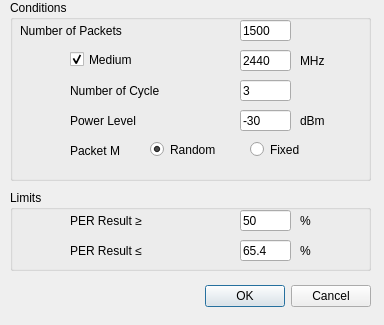
<?xml version="1.0" encoding="UTF-8"?>
<ui version="4.0">
 <class>Setting_PERIntegrity</class>
 <widget class="QDialog" name="Setting_PERIntegrity">
  <property name="geometry">
   <rect>
    <x>0</x>
    <y>0</y>
    <width>384</width>
    <height>325</height>
   </rect>
  </property>
  <property name="windowTitle">
   <string>Dialog</string>
  </property>
  <widget class="QDialogButtonBox" name="buttonBox">
   <property name="geometry">
    <rect>
     <x>30</x>
     <y>280</y>
     <width>341</width>
     <height>32</height>
    </rect>
   </property>
   <property name="orientation">
    <enum>Qt::Horizontal</enum>
   </property>
   <property name="standardButtons">
    <set>QDialogButtonBox::Cancel|QDialogButtonBox::Ok</set>
   </property>
  </widget>
  <widget class="QGroupBox" name="group_Conditions">
   <property name="geometry">
    <rect>
     <x>10</x>
     <y>0</y>
     <width>361</width>
     <height>181</height>
    </rect>
   </property>
   <property name="title">
    <string>Conditions</string>
   </property>
   <widget class="QLabel" name="label">
    <property name="geometry">
     <rect>
      <x>10</x>
      <y>20</y>
      <width>141</width>
      <height>21</height>
     </rect>
    </property>
    <property name="text">
     <string>Number of Packets</string>
    </property>
   </widget>
   <widget class="QLineEdit" name="le_PacketsNumber">
    <property name="geometry">
     <rect>
      <x>230</x>
      <y>20</y>
      <width>51</width>
      <height>21</height>
     </rect>
    </property>
    <property name="text">
     <string>1500</string>
    </property>
   </widget>
   <widget class="QCheckBox" name="checkBox_2">
    <property name="geometry">
     <rect>
      <x>60</x>
      <y>50</y>
      <width>91</width>
      <height>19</height>
     </rect>
    </property>
    <property name="text">
     <string>Medium</string>
    </property>
    <property name="checked">
     <bool>true</bool>
    </property>
   </widget>
   <widget class="QLineEdit" name="le_Medium">
    <property name="geometry">
     <rect>
      <x>230</x>
      <y>50</y>
      <width>51</width>
      <height>21</height>
     </rect>
    </property>
    <property name="text">
     <string>2440</string>
    </property>
   </widget>
   <widget class="QLabel" name="label_3">
    <property name="geometry">
     <rect>
      <x>290</x>
      <y>50</y>
      <width>41</width>
      <height>21</height>
     </rect>
    </property>
    <property name="text">
     <string>MHz</string>
    </property>
   </widget>
   <widget class="QLabel" name="label_7">
    <property name="geometry">
     <rect>
      <x>60</x>
      <y>140</y>
      <width>72</width>
      <height>21</height>
     </rect>
    </property>
    <property name="text">
     <string>Packet M</string>
    </property>
   </widget>
   <widget class="QRadioButton" name="rbtn_Random">
    <property name="geometry">
     <rect>
      <x>140</x>
      <y>140</y>
      <width>115</width>
      <height>19</height>
     </rect>
    </property>
    <property name="text">
     <string>Random</string>
    </property>
    <property name="checked">
     <bool>true</bool>
    </property>
   </widget>
   <widget class="QRadioButton" name="rbtn_Fixed">
    <property name="geometry">
     <rect>
      <x>240</x>
      <y>140</y>
      <width>115</width>
      <height>19</height>
     </rect>
    </property>
    <property name="text">
     <string>Fixed</string>
    </property>
    <property name="checked">
     <bool>false</bool>
    </property>
   </widget>
   <widget class="QLabel" name="label_2">
    <property name="geometry">
     <rect>
      <x>60</x>
      <y>80</y>
      <width>131</width>
      <height>21</height>
     </rect>
    </property>
    <property name="text">
     <string>Number of Cycle</string>
    </property>
   </widget>
   <widget class="QLineEdit" name="le_CycleNumber">
    <property name="geometry">
     <rect>
      <x>230</x>
      <y>80</y>
      <width>51</width>
      <height>21</height>
     </rect>
    </property>
    <property name="text">
     <string>3</string>
    </property>
   </widget>
   <widget class="QLabel" name="label_4">
    <property name="geometry">
     <rect>
      <x>60</x>
      <y>110</y>
      <width>131</width>
      <height>21</height>
     </rect>
    </property>
    <property name="text">
     <string>Power Level</string>
    </property>
   </widget>
   <widget class="QLineEdit" name="le_PowerLevel">
    <property name="geometry">
     <rect>
      <x>230</x>
      <y>110</y>
      <width>51</width>
      <height>21</height>
     </rect>
    </property>
    <property name="text">
     <string>-30</string>
    </property>
   </widget>
   <widget class="QLabel" name="label_8">
    <property name="geometry">
     <rect>
      <x>290</x>
      <y>110</y>
      <width>41</width>
      <height>21</height>
     </rect>
    </property>
    <property name="text">
     <string>dBm</string>
    </property>
   </widget>
  </widget>
  <widget class="QGroupBox" name="group_Limits">
   <property name="geometry">
    <rect>
     <x>10</x>
     <y>190</y>
     <width>361</width>
     <height>81</height>
    </rect>
   </property>
   <property name="title">
    <string>Limits</string>
   </property>
   <widget class="QLabel" name="label_5">
    <property name="geometry">
     <rect>
      <x>60</x>
      <y>20</y>
      <width>141</width>
      <height>21</height>
     </rect>
    </property>
    <property name="text">
     <string>PER Result ≥</string>
    </property>
   </widget>
   <widget class="QLineEdit" name="le_OverPERResult">
    <property name="geometry">
     <rect>
      <x>230</x>
      <y>20</y>
      <width>51</width>
      <height>21</height>
     </rect>
    </property>
    <property name="text">
     <string>50</string>
    </property>
   </widget>
   <widget class="QLineEdit" name="le_LessPERResult">
    <property name="geometry">
     <rect>
      <x>230</x>
      <y>50</y>
      <width>51</width>
      <height>21</height>
     </rect>
    </property>
    <property name="text">
     <string>65.4</string>
    </property>
   </widget>
   <widget class="QLabel" name="label_6">
    <property name="geometry">
     <rect>
      <x>290</x>
      <y>20</y>
      <width>41</width>
      <height>21</height>
     </rect>
    </property>
    <property name="text">
     <string>%</string>
    </property>
   </widget>
   <widget class="QLabel" name="label_9">
    <property name="geometry">
     <rect>
      <x>60</x>
      <y>50</y>
      <width>141</width>
      <height>21</height>
     </rect>
    </property>
    <property name="text">
     <string>PER Result ≤</string>
    </property>
   </widget>
   <widget class="QLabel" name="label_11">
    <property name="geometry">
     <rect>
      <x>290</x>
      <y>50</y>
      <width>41</width>
      <height>21</height>
     </rect>
    </property>
    <property name="text">
     <string>%</string>
    </property>
   </widget>
  </widget>
 </widget>
 <resources/>
 <connections>
  <connection>
   <sender>buttonBox</sender>
   <signal>accepted()</signal>
   <receiver>Setting_PERIntegrity</receiver>
   <slot>accept()</slot>
   <hints>
    <hint type="sourcelabel">
     <x>248</x>
     <y>254</y>
    </hint>
    <hint type="destinationlabel">
     <x>157</x>
     <y>274</y>
    </hint>
   </hints>
  </connection>
  <connection>
   <sender>buttonBox</sender>
   <signal>rejected()</signal>
   <receiver>Setting_PERIntegrity</receiver>
   <slot>reject()</slot>
   <hints>
    <hint type="sourcelabel">
     <x>316</x>
     <y>260</y>
    </hint>
    <hint type="destinationlabel">
     <x>286</x>
     <y>274</y>
    </hint>
   </hints>
  </connection>
 </connections>
</ui>
